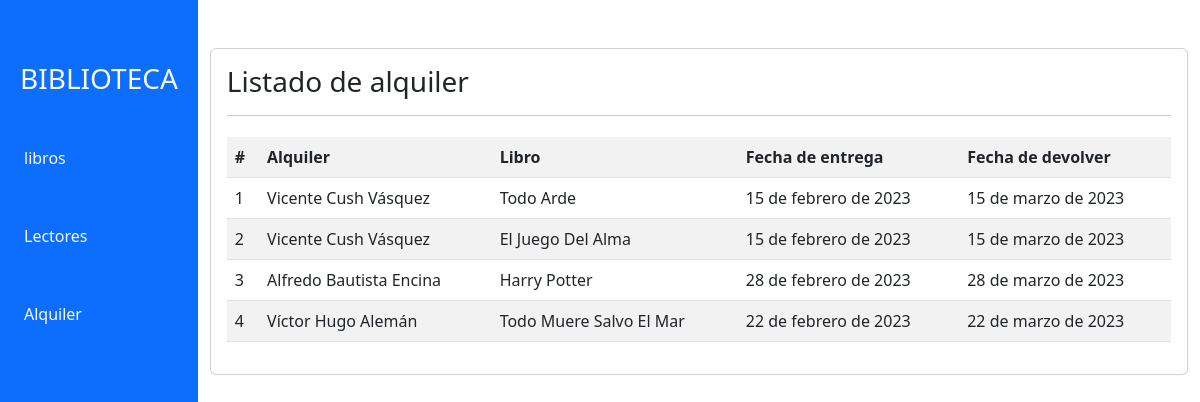
Screenshot of /alquiler/ with the database file from the repository.
### libreriaapp/models.py (models this page shows, shortened)
class alquiler (models.Model):
    id_alquiler = models.BigAutoField(verbose_name='id alquiler', serialize=False, auto_created=True, primary_key=True)
    id_ulector=models.ForeignKey(ulector, on_delete=models.CASCADE)
    id_libro=models.ForeignKey(libros, on_delete=models.CASCADE)
    fecha_salida=models.DateField()
    fecha_entrada=models.DateField()
    class Meta:
        db_table='alquiler'
        ordering= ['id_alquiler']

class ulector(models.Model):
    id_lector=models.BigAutoField(verbose_name='id lector', serialize=False, auto_created=True, primary_key=True )
    cedula=models.IntegerField()
    nombre=models.CharField(max_length=30)
    telefono= models.IntegerField()
    observacion= models.CharField(max_length=255)
    class Meta:
        db_table='ulector'
        ordering=['id_lector']
    def __str__(self):
        return self.nombre

class libros(models.Model):
    id=models.BigAutoField(verbose_name='id', serialize=False, auto_created=True, primary_key=True )
    titulo=models.CharField(max_length=45)
    autor=models.CharField(max_length=50)
    categoria=models.CharField(max_length=28)
    fecha_lanzamiento=models.DateField()
    class Meta:
        db_table= 'libros'
        ordering= ['id']
    def __str__(self):
        return self.titulo

### libreriaapp/views.py (the view)
# urls.py: path('alquiler/', alquilerf, name='alquilerf'),
def alquilerf(request):
    alquileres = alquiler.objects.all()
    data = {
        'alquiler': alquileres
    }
    return render(request, 'libreriaapp/alquiler.html',data)

### libreriaapp/templates/libreriaapp/alquiler.html (shortened to what this page needs)
<!DOCTYPE html>
<html lang="en">
<head>
</head>
<body>
{% extends 'libreriaapp/base.html' %}
{% block contenido %}
{% load humanize %}
<div class="card">
    <div class="card-body">
        <h3>Listado de alquiler</h3>
        <hr>
        <table class="table table-striped table-hover table-responsive-sm">
<tr>
    <th>#</th>
    <th>Alquiler</th>
    <th>Libro</th>
    <th>Fecha de entrega</th>
    <th>Fecha de devolver</th>
</tr>
            {% for p in alquiler %}
    <tr>
        <td>{{ p.id_alquiler }}</td>
        <td>{{ p.id_ulector |title }}</td>
        <td>{{ p.id_libro |title}}</td>
        <td>{{ p.fecha_salida }}</td>
        <td>{{ p.fecha_entrada }}</td>
    </tr>
            {% endfor %}
        </table>
    </div>
</div>
{% endblock %}

### libreriaapp/static/css/styles.css (style rules this page uses)
:root { --primary: #111B54; --light: #ffffff; --grey: #efefef; }
body { overflow: hidden; font-family:'Mulish', sans-serif; font-weight: 300; color: var(--primary); }
hr { border-top: 2px solid #5fc3e6; border-bottom: 2px solid #3fe4d2; border-left:none; border-right:none; height: 6px; }

### rows the page displays
alquiler: id_alquiler "1", id_ulector "Vicente Cush Vásquez", id_libro "Todo Arde", fecha_salida "15 de febrero de 2023", fecha_entrada "15 de marzo de 2023"
alquiler: id_alquiler "2", id_ulector "Vicente Cush Vásquez", id_libro "El Juego Del Alma", fecha_salida "15 de febrero de 2023", fecha_entrada "15 de marzo de 2023"
alquiler: id_alquiler "3", id_ulector "Alfredo Bautista Encina", id_libro "Harry Potter", fecha_salida "28 de febrero de 2023", fecha_entrada "28 de marzo de 2023"
alquiler: id_alquiler "4", id_ulector "Víctor Hugo Alemán", id_libro "Todo Muere Salvo El Mar", fecha_salida "22 de febrero de 2023", fecha_entrada "22 de marzo de 2023"
